Frame 1 (no input): blank canvas, image omitted
Frame 60 (the mouse pressed at the canvas centre just before this capture): blank canvas, image omitted
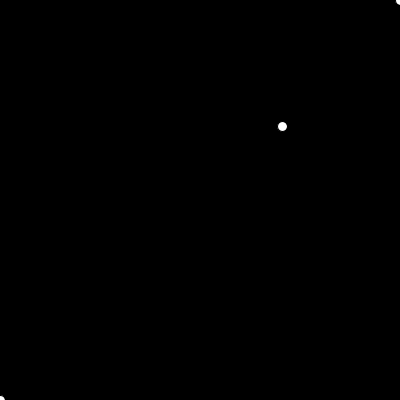
Frame 120 (the mouse held since frame 60 and released just before this capture)

The Processing sketch whose frames 1 and 60 were blank and that drew this single picture after the mouse press (run headless with seeded random() and noise(); from frame 60 on, the mouse is pressed at the canvas centre):

// Processing sketch: easein_test1
// ── easein_test1.pde
PVector p,q,r;
float t;
float v;

void setup(){
  size(400,400);
  t=0;
  p=new PVector(0,400);
  q=new PVector(400,0);
  r=new PVector(50,100);
  v=0.005;
}

float g(float t){
  return t*t*(3-2*t);
  //return t*t*+2*t+t*t;
}

float f(float t){
  return g(g(t));
}

void draw(){
  background(0);
  PVector x= PVector.add(PVector.mult(p,f(2-t)),PVector.mult(q,f(t)));
  ellipse(p.x,p.y,10,10);
  ellipse(q.x,q.y,10,10);
  //ellipse(x.x,x.y,10,10);
  t+=v;
  ellipse(x.x,x.y,10,10);
  if(t < 0 || 1<=t){
    v*=-1;
  }
}
